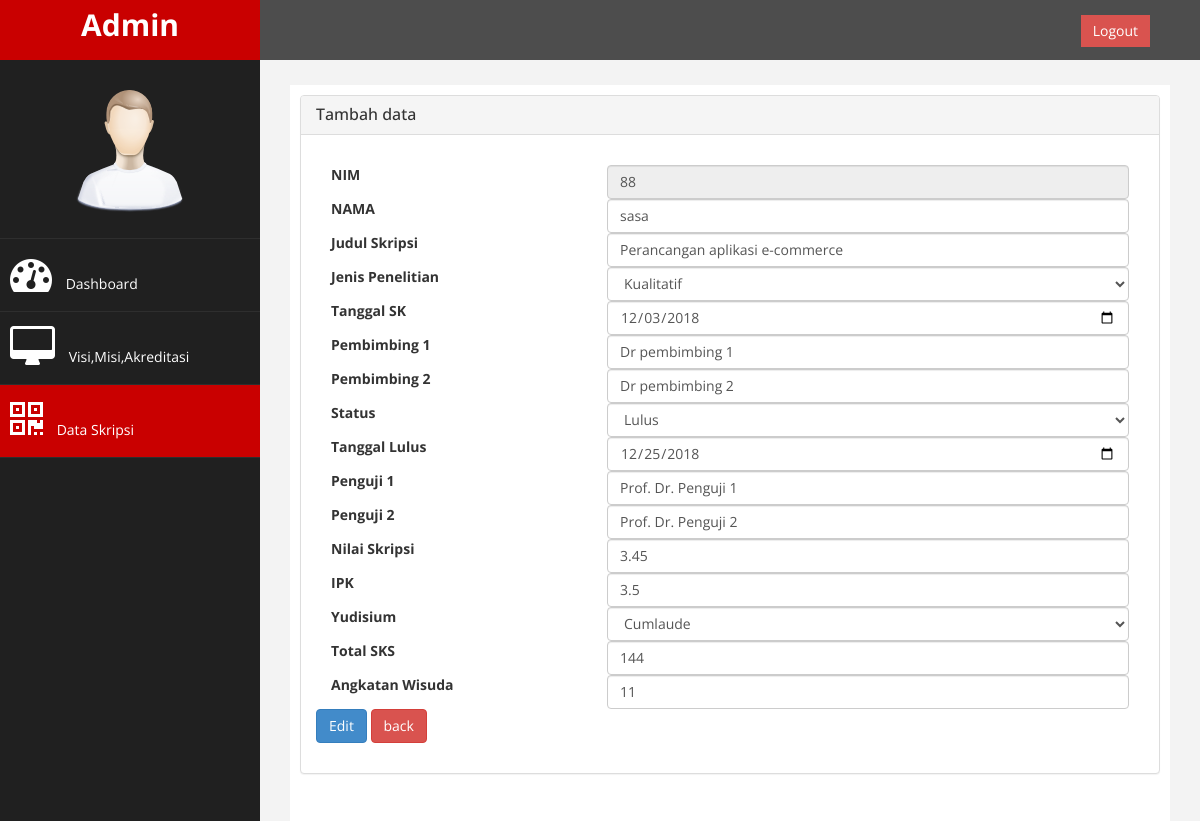
Page /admin/edit-data.php?id=36 on the committed database.
### tables this page shows
CREATE TABLE `skripsi` (
  `id` int(5) NOT NULL,
  `nama` varchar(50) NOT NULL,
  `nim` varchar(20) NOT NULL,
  `judul_skripsi` text NOT NULL,
  `jenis_penelitian` varchar(20) NOT NULL,
  `tgl_sk` date NOT NULL,
  `pembimbing_1` varchar(25) NOT NULL,
  `pembimbing_2` varchar(25) NOT NULL,
  `status_` varchar(10) NOT NULL,
  `tgl_lulus` date NOT NULL,
  `penguji_1` varchar(50) NOT NULL,
  `penguji_2` varchar(50) NOT NULL,
  `nilaiskripsi` float NOT NULL,
  `ipk` float NOT NULL,
  `yudisium` varchar(255) NOT NULL,
  `totalsks` int(80) NOT NULL,
  `wisuda_ke` varchar(255) NOT NULL,
  `abstrak` varchar(100) DEFAULT NULL,
  `full_pdf` varchar(100) DEFAULT NULL
);

### admin/edit-data.php (the view, shortened to what this page needs)
<?php
    include 'config/koneksi.php';
    $id = $_GET['id'];
    $query = "SELECT * FROM skripsi where id= $id";
    $test = mysqli_query($koneksi_db,$query);
    $coba = mysqli_fetch_array($test);
?>
<!DOCTYPE html>
<html xmlns="http://www.w3.org/1999/xhtml">
<head>
    <link href="assets/css/bootstrap.css" rel="stylesheet" />
    <link href="assets/css/font-awesome.css" rel="stylesheet" />
    <link href="assets/js/morris/morris-0.4.3.min.css" rel="stylesheet" />
    <link href="assets/css/custom.css" rel="stylesheet" />
</head>
<body>
    <div id="wrapper">
        <nav class="navbar navbar-default navbar-cls-top " role="navigation" style="margin-bottom: 0">
            <div class="navbar-header">
                <a class="navbar-brand" href="index.php">Admin</a>
            </div>
            <div style="color: white; padding: 15px 50px 5px 50px; float: right; font-size: 16px;">
                <a href="#" class="btn btn-danger square-btn-adjust">Logout</a>
            </div>
        </nav>
                <nav class="navbar-default navbar-side" role="navigation">
            <div class="sidebar-collapse">
                <ul class="nav" id="main-menu">
                    <li class="text-center">
                        <img src="assets/img/find_user.png" class="user-image img-responsive"/>
                    </li>
                    <li>
                        <a   href="index.php"><i class="fa fa-dashboard fa-3x"></i> Dashboard</a>
                    </li>
                     <li>
                        <a  href="home.php" ><i class="fa fa-desktop fa-3x"></i> Visi,Misi,Akreditasi</a>
                    </li>
                    <li>
                        <a  href="data-skripsi.php" class="active-menu"><i class="fa fa-qrcode fa-3x"></i> Data Skripsi</a>
                    </li>
                </ul>
            </div>
        </nav>
        <div id="page-wrapper" >
            <div id="page-inner">
                <div class="row">
                    <div class="col-md-12">
                            <div class="panel panel-default">
                                <div class="panel-heading">
                                    <h3 class="panel-title">Tambah data</h3>
                                </div>
                                <div class="panel-body">
                                    <form action="" method="POST" role="form">
                                        <div class="form-group">
                                            <div class="col-xs-4 col-sm-4 col-md-4 col-lg-4">
                                            <label for="nim">NIM</label>
                                            </div>
                                            <div class="col-xs-8 col-sm-8 col-md-8 col-lg-8">
                                            <input type="text" class="form-control" name="nim" id="nim" placeholder="Input field" value="<?php echo $coba['nim']; ?>" readonly>
                                            </div>
                                        </div>
                                        <div class="form-group">
                                            <div class="col-xs-4 col-sm-4 col-md-4 col-lg-4">
                                            <label for="nama">NAMA</label>
                                            </div>
                                            <div class="col-xs-8 col-sm-8 col-md-8 col-lg-8">
                                            <input type="text" class="form-control" name="nama" id="nama" value="<?php echo $coba['nama']; ?>" placeholder="Input field">
                                            </div>
                                        </div>
                                        <div class="form-group">
                                            <div class="col-xs-4 col-sm-4 col-md-4 col-lg-4">
                                            <label for="js">Judul Skripsi</label>
                                            </div>
                                            <div class="col-xs-8 col-sm-8 col-md-8 col-lg-8">
                                            <input type="text" class="form-control" name="js" id="js" value="<?php echo $coba['judul_skripsi']; ?>" placeholder="Input field">
                                            </div>
                                        </div>
                                        <div class="form-group">
                                            <div class="col-xs-4 col-sm-4 col-md-4 col-lg-4">
                                                <label for="jp">Jenis Penelitian</label>
                                            </div>
                                            <div class="col-xs-8 col-sm-8 col-md-8 col-lg-8">
                                                <select name="jp" class="form-control" id="inlineFormCustomSelectPref" required data-error="Isi kolom dengan benar">
                                                    <option value="kualitatif" <?php  if($coba['jenis_penelitian']=='kualitatif'){echo "selected";} ?>>Kualitatif</option>
                                                </select>
                                            </div>
                                        </div>
                                        <div class="form-group">
                                            <div class="col-xs-4 col-sm-4 col-md-4 col-lg-4">
                                                <label for="tglsk">Tanggal SK</label>
                                            </div>
                                            <div class="col-xs-8 col-sm-8 col-md-8 col-lg-8">
                                                <input type="date" class="form-control" name="tglsk" id="tglsk" value="<?php echo $coba['tgl_sk']; ?>" placeholder="Input field" >
                                            </div>
                                        </div>
                                        <div class="form-group">
                                            <div class="col-xs-4 col-sm-4 col-md-4 col-lg-4">
                                                <label for="pembimbing1">Pembimbing 1</label>
                                            </div>
                                            <div class="col-xs-8 col-sm-8 col-md-8 col-lg-8">
                                                <input type="text" class="form-control" name="pembimbing1" value="<?php echo $coba['pembimbing_1']; ?>" placeholder="Input field">
                                            </div>
                                        </div>
                                        <div class="form-group">
                                            <div class="col-xs-4 col-sm-4 col-md-4 col-lg-4">
                                                <label for="pembimbing2">Pembimbing 2</label>
                                            </div>
                                            <div class="col-xs-8 col-sm-8 col-md-8 col-lg-8">
                                                <input type="text" class="form-control" name="pembimbing2" value="<?php echo $coba['pembimbing_2']; ?>" placeholder="Input field">
                                            </div>
                                        </div>
                                        <div class="form-group">
                                            <div class="col-xs-4 col-sm-4 col-md-4 col-lg-4">
                                                <label for="status_">Status</label>
                                            </div>
                                            <div class="col-xs-8 col-sm-8 col-md-8 col-lg-8">
                                                <select name="status_" class="form-control" id="inlineFormCustomSelectPref" required data-error="Isi kolom dengan benar">
                                                    <option value="lulus" <?php  if($coba['status_']=='lulus'){echo "selected";} ?>>Lulus</option>
                                                </select>
                                            </div>
                                        </div>
                                        <div class="form-group">
                                            <div class="col-xs-4 col-sm-4 col-md-4 col-lg-4">
                                            <label for="tgllulus">Tanggal Lulus</label>
                                            </div>
                                            <div class="col-xs-8 col-sm-8 col-md-8 col-lg-8">
                                            <input type="date" class="form-control" name="tgllulus" id="tgllulus" value="<?php echo $coba['tgl_lulus']; ?>" placeholder="Input field">
                                            </div>
                                        </div>
                                        <div class="form-group">
                                            <div class="col-xs-4 col-sm-4 col-md-4 col-lg-4">
                                            <label for="penguji1">Penguji 1</label>
                                            </div>
                                            <div class="col-xs-8 col-sm-8 col-md-8 col-lg-8">
                                            <input type="text" class="form-control" name="penguji1" id="penguji1" value="<?php echo $coba['penguji_1']; ?>" placeholder="Input field">
                                            </div>
                                        </div>
                                        <div class="form-group">
                                            <div class="col-xs-4 col-sm-4 col-md-4 col-lg-4">
                                            <label for="penguji2">Penguji 2</label>
                                            </div>
                                            <div class="col-xs-8 col-sm-8 col-md-8 col-lg-8">
                                            <input type="text" class="form-control" name="penguji2" id="penguji2" value="<?php echo $coba['penguji_2']; ?>" placeholder="Input field">
                                            </div>
                                        </div>
                                        <div class="form-group">
                                            <div class="col-xs-4 col-sm-4 col-md-4 col-lg-4">
                                            <label for="niliskripsi">Nilai Skripsi</label>
                                            </div>
                                            <div class="col-xs-8 col-sm-8 col-md-8 col-lg-8">
                                            <input type="text" class="form-control" name="nilaiskripsi" id="penguji3" value="<?php echo $coba['nilaiskripsi']; ?>" placeholder="Input field">
                                            </div>
                                        </div>
                                        <div class="form-group">
                                            <div class="col-xs-4 col-sm-4 col-md-4 col-lg-4">
                                            <label for="ipk">IPK</label>
                                            </div>
                                            <div class="col-xs-8 col-sm-8 col-md-8 col-lg-8">
                                            <input type="text" class="form-control" name="ipk" id="ipk" value="<?php echo $coba['ipk']; ?>" placeholder="Input field">
                                            </div>
                                        </div>
                                        <div class="form-group">
                                            <div class="col-xs-4 col-sm-4 col-md-4 col-lg-4">
                                                <label for="yudisium">Yudisium</label>
                                            </div>
                                            <div class="col-xs-8 col-sm-8 col-md-8 col-lg-8">
                                                <select name="yudisium" class="form-control" id="inlineFormCustomSelectPref" required data-error="Isi kolom dengan benar">
                                                    <option value="cumlaude" <?php  if($coba['yudisium']=='cumlaude'){echo "selected";} ?>>Cumlaude</option>
                                                </select>
                                            </div>
                                        </div>
                                        <div class="form-group">
                                            <div class="col-xs-4 col-sm-4 col-md-4 col-lg-4">
                                            <label for="totalsks">Total SKS</label>
                                            </div>
                                            <div class="col-xs-8 col-sm-8 col-md-8 col-lg-8">
                                            <input type="text" class="form-control" name="totalsks" id="totalsks" value="<?php echo $coba['totalsks']; ?>" placeholder="Input field">
                                            </div>
                                        </div>
                                        <div class="form-group">
                                            <div class="col-xs-4 col-sm-4 col-md-4 col-lg-4">
                                            <label for="niliskripsi">Angkatan Wisuda</label>
                                            </div>
                                            <div class="col-xs-8 col-sm-8 col-md-8 col-lg-8">
                                            <input type="text" class="form-control" name="wisuda" id="wisuda" value="<?php echo $coba['wisuda_ke']; ?>" placeholder="Input field">
                                            </div>
                                        </div>
                                        <div class="form-group">
                                             <button type="submit" name="edit" class="btn btn-primary">Edit</button>
                                             <a href="data-skripsi.php" name="back" class="btn btn-danger"> back </a>
                                        </div>
                                    </form>
                                </div>
                            </div>
                    </div>
		        </div>
            </div>
        </div>
    </div>
</body>
</html>

### admin/assets/css/custom.css (style rules this page uses)
body { font-family: 'Open Sans', sans-serif; }
#wrapper { width: 100%; background:#202020; }
#page-wrapper { padding: 15px 15px; min-height: 600px; background:#F3F3F3; }
#page-inner { width:100%; margin:10px 20px 10px 0px; background-color:#fff!important; padding:10px; min-height:1200px; }
.text-center { text-align:center; }
.square-btn-adjust { border: 0px solid transparent; -webkit-border-radius: 0px; -moz-border-radius: 0px; border-radius: 0px; }
.user-image { margin: 25px auto; -webkit-border-radius: 10px; -moz-border-radius: 10px; border-radius: 10px; max-height:170px; max-width:170px; }
.navbar-cls-top .navbar-brand { color: #fff; background: #C90000; width: 260px; text-align: center; height: 60px; font-size: 30px; font-weight: 700; }
.active-menu { background-color:#C90000!important; }
.sidebar-collapse , .sidebar-collapse .nav { background:none; }
.sidebar-collapse .nav { padding:0; }
.sidebar-collapse .nav > li > a { color:#fff; background:#202020; text-shadow:none; }
.sidebar-collapse > .nav > li > a { padding:15px 10px; }
.sidebar-collapse > .nav > li { border-bottom: 1px solid rgba(107, 108, 109, 0.19); }
.navbar-side { border:none; background-color: #202020; }
.navbar-cls-top { background:#4D4D4D; border-bottom:none; }
.navbar-default { border:0px solid black; }
.navbar-header { background: #A70303; }
.nav > li > a > i { margin-right:10px; }
@media (min-width:768px) { #page-wrapper { margin: 0 0 0 260px; padding: 15px 30px; min-height: 1200px; } }
@media (min-width:768px) { .navbar-side { z-index: 1; position: absolute; width: 260px; } }
@media (min-width:768px) { .navbar { border-radius: 0px; } }

### rows in the picture
skripsi: nim "88", nama "sasa", js "Perancangan aplikasi e-commerce", jp "Kualitatif", tglsk "12/03/2018", pembimbing1 "Dr pembimbing 1", pembimbing2 "Dr pembimbing 2", status_ "Lulus", tgllulus "12/25/2018", penguji1 "Prof. Dr. Penguji 1", penguji2 "Prof. Dr. Penguji 2", nilaiskripsi "3.45", ipk "3.5", yudisium "Cumlaude", totalsks "144", wisuda "11"
